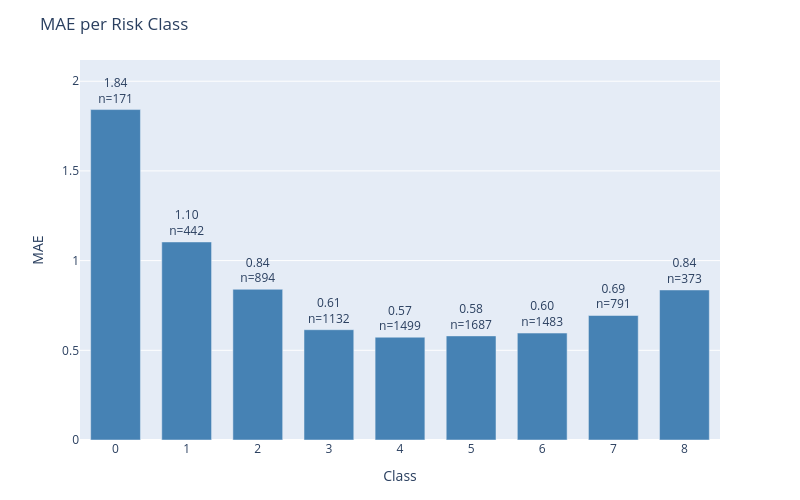

The cell this chart's notebook holds for it:
### Code cell
plot_error_by_group(
    df=results_test,
    y_true_col='actual',
    y_pred_col='prediction',
    group_by='class',
    metric='mae',
    title='MAE per Risk Class'
)

### Figure 1 — Plotly figure (JSON) as saved in the notebook; plotly's stock layout.template omitted (floating-point values rounded to 4 significant figures)
{"data": [{"marker": {"color": "steelblue"}, "text": ["1.84<br>n=171", "1.10<br>n=442", "0.84<br>n=894", "0.61<br>n=1132", "0.57<br>n=1499", "0.58<br>n=1687", "0.60<br>n=1483", "0.69<br>n=791", "0.84<br>n=373"], "textposition": "outside", "type": "bar", "x": ["0", "1", "2", "3", "4", "5", "6", "7", "8"], "y": [1.842, 1.104, 0.84, 0.6148, 0.573, 0.5803, 0.5961, 0.6941, 0.8365]}], "layout": {"bargap": 0.3, "height": 500, "margin": {"b": 60, "t": 60}, "title": {"text": "MAE per Risk Class"}, "uniformtext": {"minsize": 8, "mode": "hide"}, "width": 800, "xaxis": {"title": {"text": "Class"}}, "yaxis": {"range": [0, 2.118], "title": {"text": "MAE"}}}}
